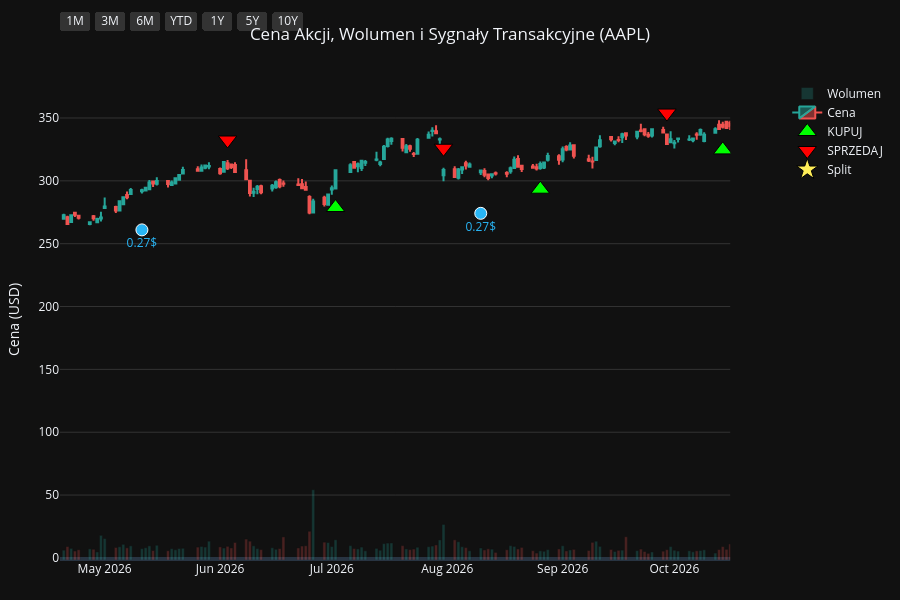
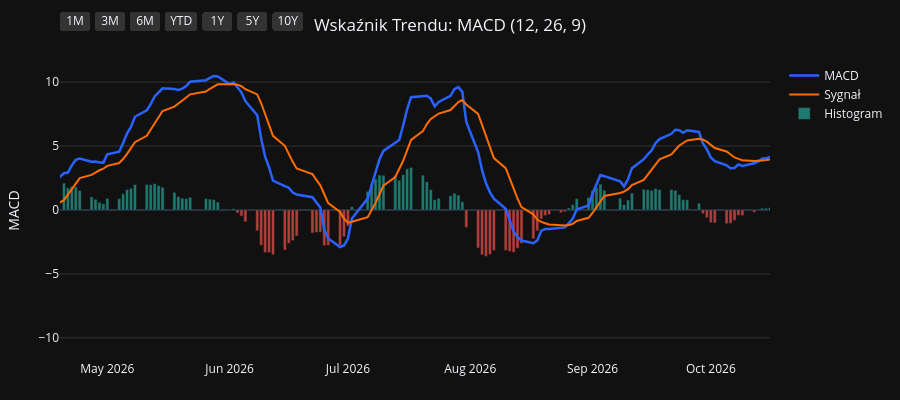
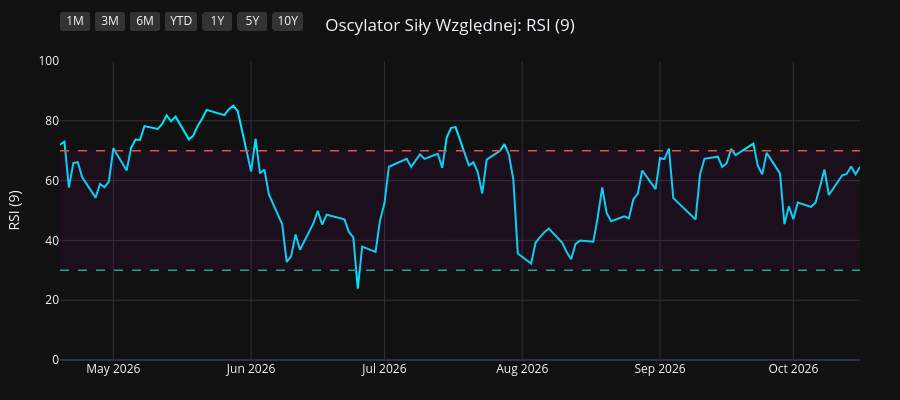
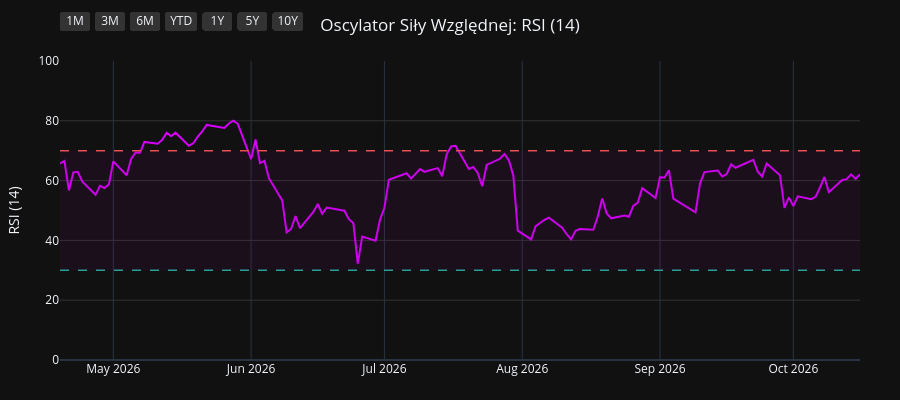

The cell these charts' notebook holds for them, in order:
### Code cell
import os
import yfinance as yf
import pandas as pd
import pandas_ta as ta
import plotly.graph_objects as go
from plotly.subplots import make_subplots

# 1. Pobranie i przygotowanie danych
symbol = os.environ.get("STOCK_TICKER", "").strip().upper()
if not symbol:
    raise RuntimeError("Set STOCK_TICKER before running price_extractor.ipynb")
df = yf.Ticker(symbol).history(period="10y")
df.index = df.index.tz_localize(None)

# Wskaźniki i sygnały
df.ta.macd(fast=12, slow=26, signal=9, append=True)
df.ta.rsi(length=9, append=True)
df.ta.rsi(length=14, append=True)
df.ta.rsi(length=21, append=True)
df.dropna(inplace=True)

macd = df['MACD_12_26_9']
signal = df['MACDs_12_26_9']
wczorajszy_macd = macd.shift(1)
wczorajszy_signal = signal.shift(1)

df['Decyzja'] = 'BRAK'
df.loc[(macd > signal) & (wczorajszy_macd <= wczorajszy_signal), 'Decyzja'] = 'KUPUJ'
df.loc[(macd < signal) & (wczorajszy_macd >= wczorajszy_signal), 'Decyzja'] = 'SPRZEDAJ'

df_kupuj = df[df['Decyzja'] == 'KUPUJ']
df_sprzedaj = df[df['Decyzja'] == 'SPRZEDAJ']
df_dywidendy = df[df['Dividends'] > 0]
df_splity = df[df['Stock Splits'] > 0]

# Wspólna konfiguracja osi X
konfiguracja_osi_x = dict(
    type="date",
    showspikes=True, spikemode="across", spikesnap="cursor", spikedash="dot", spikecolor="#ffffff", spikethickness=1, hoverformat="%Y-%m-%d",
    rangeselector=dict(
        buttons=list([
            dict(count=1, label="1M", step="month", stepmode="backward"),
            dict(count=3, label="3M", step="month", stepmode="backward"),
            dict(count=6, label="6M", step="month", stepmode="backward"),
            dict(count=1, label="YTD", step="year", stepmode="todate"),
            dict(count=1, label="1Y", step="year", stepmode="backward"),
            dict(count=5, label="5Y", step="year", stepmode="backward"),
            dict(step="all", label="10Y")
        ]),
        bgcolor="#333333", activecolor="#2962ff", x=0, y=1.1
    )
)

# ==========================================
# WYKRES 1: CENA + WOLUMEN + SYGNAŁY
# ==========================================
fig1 = make_subplots(specs=[[{"secondary_y": True}]])

kolory_wolumenu = ['#26a69a' if row['Close'] >= row['Open'] else '#ef5350' for index, row in df.iterrows()]
fig1.add_trace(go.Bar(x=df.index, y=df['Volume'], marker_color=kolory_wolumenu, opacity=0.25, name='Wolumen'), secondary_y=True)
fig1.add_trace(go.Candlestick(x=df.index, open=df['Open'], high=df['High'], low=df['Low'], close=df['Close'], name='Cena', increasing_line_color='#26a69a', decreasing_line_color='#ef5350'), secondary_y=False)
fig1.add_trace(go.Scatter(x=df_kupuj.index, y=df_kupuj['Low'] * 0.95, customdata=df_kupuj[['Low', 'High']], mode='markers', marker=dict(symbol='triangle-up', size=16, color='#00ff00', line=dict(width=1, color='black')), name='KUPUJ', hovertemplate='KUPUJ<br>Najniższa: %{customdata[0]:.2f}<br>Najwyższa: %{customdata[1]:.2f}<extra></extra>'), secondary_y=False)
fig1.add_trace(go.Scatter(x=df_sprzedaj.index, y=df_sprzedaj['High'] * 1.05, customdata=df_sprzedaj[['Low', 'High']], mode='markers', marker=dict(symbol='triangle-down', size=16, color='#ff0000', line=dict(width=1, color='black')), name='SPRZEDAJ', hovertemplate='SPRZEDAJ<br>Najniższa: %{customdata[0]:.2f}<br>Najwyższa: %{customdata[1]:.2f}<extra></extra>'), secondary_y=False)

if not df_dywidendy.empty:
    fig1.add_trace(go.Scatter(x=df_dywidendy.index, y=df_dywidendy['Low'] * 0.90, mode='markers+text', marker=dict(symbol='circle', size=12, color='#29b6f6', line=dict(width=1, color='white')), text=df_dywidendy['Dividends'].apply(lambda x: f"{x}$"), textposition="bottom center", name='Dywidenda', showlegend=False, hovertemplate='Dywidenda: %{text}<extra></extra>', textfont=dict(color="#29b6f6")), secondary_y=False)
if not df_splity.empty:
                    fig1.add_trace(go.Scatter(x=df_splity.index, y=df_splity['High'], mode='markers+text', marker=dict(symbol='star', size=16, color='#ffee58', line=dict(width=1, color='black')), text=df_splity['Stock Splits'].apply(lambda x: f"{x:g}:1" if x >= 1 else f"1:{1 / x:g}"), textposition="top center", name='Split', hovertemplate='%{text}<extra></extra>', textfont=dict(color="#ffee58")), secondary_y=False)

fig1.update_layout(title=dict(text=f"Cena Akcji, Wolumen i Sygnały Transakcyjne ({symbol})", x=0.5, xanchor='center'), dragmode='pan', xaxis_rangeslider_visible=False, template='plotly_dark', height=600, hovermode='x unified', margin=dict(l=60, r=40, t=60, b=40))
fig1.update_xaxes(**konfiguracja_osi_x)
fig1.update_xaxes(range=[df.index.max() - pd.Timedelta(days=180), df.index.max()])
fig1.update_yaxes(title_text="Cena (USD)", secondary_y=False, gridcolor='#333333')
fig1.update_yaxes(range=[0, df['Volume'].max() * 4], showgrid=False, showticklabels=False, secondary_y=True)
fig1.show(config={'scrollZoom': True})

# ==========================================
# WYKRES 2: WSKAŹNIK MACD
# ==========================================
fig2 = go.Figure()
fig2.add_trace(go.Scatter(x=df.index, y=df['MACD_12_26_9'], line=dict(color='#2962ff', width=2.5), name='MACD'))
fig2.add_trace(go.Scatter(x=df.index, y=df['MACDs_12_26_9'], line=dict(color='#ff6d00', width=2), name='Sygnał'))
kolory_macd = ['#26a69a' if val >= 0 else '#ef5350' for val in df['MACDh_12_26_9']]
fig2.add_trace(go.Bar(x=df.index, y=df['MACDh_12_26_9'], marker_color=kolory_macd, name='Histogram', opacity=0.7))
fig2.update_layout(title=dict(text="Wskaźnik Trendu: MACD (12, 26, 9)", x=0.5, xanchor='center'), dragmode='pan', xaxis_rangeslider_visible=False, template='plotly_dark', height=400, hovermode='x unified', margin=dict(l=60, r=40, t=60, b=40))
fig2.update_xaxes(**konfiguracja_osi_x)
fig2.update_xaxes(range=[df.index.max() - pd.Timedelta(days=180), df.index.max()])
fig2.update_yaxes(title_text="MACD", gridcolor='#333333')
fig2.show(config={'scrollZoom': True})

# ==========================================
# WYKRES 3: OSCYLATOR RSI (9)
# ==========================================
fig3 = go.Figure()
fig3.add_trace(go.Scatter(x=df.index, y=df['RSI_9'], line=dict(color='#00e5ff', width=2), name='RSI (9)'))
fig3.add_hline(y=70, line_dash="dash", line_color="#ef5350", line_width=1.5)
fig3.add_hline(y=30, line_dash="dash", line_color="#26a69a", line_width=1.5)
fig3.add_hrect(y0=30, y1=70, line_width=0, fillcolor="purple", opacity=0.1)
fig3.update_layout(title=dict(text="Oscylator Siły Względnej: RSI (9)", x=0.5, xanchor='center'), dragmode='pan', xaxis_rangeslider_visible=False, template='plotly_dark', height=400, hovermode='x unified', margin=dict(l=60, r=40, t=60, b=40))
fig3.update_xaxes(**konfiguracja_osi_x)
fig3.update_xaxes(range=[df.index.max() - pd.Timedelta(days=180), df.index.max()])
fig3.update_yaxes(title_text="RSI (9)", range=[0, 100], gridcolor='#333333')
fig3.show(config={'scrollZoom': True})

# ==========================================
# WYKRES 4: OSCYLATOR RSI (14)
# ==========================================
fig4 = go.Figure()
fig4.add_trace(go.Scatter(x=df.index, y=df['RSI_14'], line=dict(color='#d500f9', width=2), name='RSI (14)'))
fig4.add_hline(y=70, line_dash="dash", line_color="#ef5350", line_width=1.5)
fig4.add_hline(y=30, line_dash="dash", line_color="#26a69a", line_width=1.5)
fig4.add_hrect(y0=30, y1=70, line_width=0, fillcolor="purple", opacity=0.1)
fig4.update_layout(title=dict(text="Oscylator Siły Względnej: RSI (14)", x=0.5, xanchor='center'), dragmode='pan', xaxis_rangeslider_visible=False, template='plotly_dark', height=400, hovermode='x unified', margin=dict(l=60, r=40, t=60, b=40))
fig4.update_xaxes(**konfiguracja_osi_x)
fig4.update_xaxes(range=[df.index.max() - pd.Timedelta(days=180), df.index.max()])
fig4.update_yaxes(title_text="RSI (14)", range=[0, 100], gridcolor='#333333')
fig4.show(config={'scrollZoom': True})

# ==========================================
# WYKRES 5: OSCYLATOR RSI (21)
# ==========================================
fig5 = go.Figure()
fig5.add_trace(go.Scatter(x=df.index, y=df['RSI_21'], line=dict(color='#64dd17', width=2), name='RSI (21)'))
fig5.add_hline(y=70, line_dash="dash", line_color="#ef5350", line_width=1.5)
fig5.add_hline(y=30, line_dash="dash", line_color="#26a69a", line_width=1.5)
fig5.add_hrect(y0=30, y1=70, line_width=0, fillcolor="purple", opacity=0.1)
fig5.update_layout(title=dict(text="Oscylator Siły Względnej: RSI (21)", x=0.5, xanchor='center'), dragmode='pan', xaxis_rangeslider_visible=False, template='plotly_dark', height=400, hovermode='x unified', margin=dict(l=60, r=40, t=60, b=40))
fig5.update_xaxes(**konfiguracja_osi_x)
fig5.update_xaxes(range=[df.index.max() - pd.Timedelta(days=180), df.index.max()])
fig5.update_yaxes(title_text="RSI (21)", range=[0, 100], gridcolor='#333333')
fig5.show(config={'scrollZoom': True})

### Figure 1 — Plotly figure (JSON) as saved in the notebook; plotly's stock layout.template omitted (floating-point values rounded to 4 significant figures; data arrays with more than 128 entries replaced by an {"elided": "..."} marker saying what was removed)
{"data": [{"marker": {"color": {"elided": "2481 str values"}}, "name": "Wolumen", "opacity": 0.25, "type": "bar", "x": {"elided": "2481 str values"}, "xaxis": "x", "y": {"elided": "2481 int values"}, "yaxis": "y2"}, {"close": {"elided": "2481 float values"}, "decreasing": {"line": {"color": "#ef5350"}}, "high": {"elided": "2481 float values"}, "increasing": {"line": {"color": "#26a69a"}}, "low": {"elided": "2481 float values"}, "name": "Cena", "open": {"elided": "2481 float values"}, "type": "candlestick", "x": {"elided": "2481 str values"}, "xaxis": "x", "yaxis": "y"}, {"customdata": {"elided": "89x2 float values"}, "hovertemplate": "KUPUJ<br>Najniższa: %{customdata[0]:.2f}<br>Najwyższa: %{customdata[1]:.2f}<extra></extra>", "marker": {"color": "#00ff00", "line": {"color": "black", "width": 1}, "size": 16, "symbol": "triangle-up"}, "mode": "markers", "name": "KUPUJ", "type": "scatter", "x": ["2017-01-06T00:00:00", "2017-01-25T00:00:00", "2017-05-01T00:00:00", "2017-07-10T00:00:00", "2017-08-29T00:00:00", "2017-10-06T00:00:00", "2017-12-18T00:00:00", "2018-01-08T00:00:00", "2018-02-14T00:00:00", "2018-04-10T00:00:00", "2018-05-02T00:00:00", "2018-06-06T00:00:00", "2018-07-09T00:00:00", "2018-08-01T00:00:00", "2018-10-02T00:00:00", "2018-12-03T00:00:00", "2018-12-12T00:00:00", "2018-12-28T00:00:00", "2019-03-12T00:00:00", "2019-04-02T00:00:00", "2019-04-18T00:00:00", "2019-06-06T00:00:00", "2019-07-23T00:00:00", "2019-08-19T00:00:00", "2019-09-05T00:00:00", "2019-10-07T00:00:00", "2019-12-16T00:00:00", "2020-03-27T00:00:00", "2020-06-08T00:00:00", "2020-07-08T00:00:00", "2020-07-20T00:00:00", "2020-07-31T00:00:00", "2020-10-01T00:00:00", "2020-11-06T00:00:00", "2020-12-01T00:00:00", "2021-01-22T00:00:00", "2021-03-15T00:00:00", "2021-06-07T00:00:00", "2021-08-17T00:00:00", "2021-08-31T00:00:00", "2021-10-14T00:00:00", "2021-11-17T00:00:00", "2022-02-01T00:00:00", "2022-03-18T00:00:00", "2022-05-27T00:00:00", "2022-06-23T00:00:00", "2022-10-17T00:00:00", "2022-11-11T00:00:00", "2023-01-09T00:00:00", "2023-03-16T00:00:00", "2023-04-19T00:00:00", "2023-05-01T00:00:00", "2023-05-05T00:00:00", "2023-05-18T00:00:00", "2023-05-31T00:00:00", "2023-06-27T00:00:00", "2023-08-25T00:00:00", "2023-10-04T00:00:00", "2023-11-02T00:00:00", "2023-12-08T00:00:00", "2023-12-13T00:00:00", "2024-01-19T00:00:00", "2024-03-18T00:00:00", "2024-04-25T00:00:00", "2024-06-05T00:00:00", "2024-06-07T00:00:00", "2024-06-11T00:00:00", "2024-07-02T00:00:00", "2024-08-14T00:00:00", "2024-09-20T00:00:00", "2024-10-10T00:00:00", "2024-11-19T00:00:00", "2025-01-29T00:00:00", "2025-03-25T00:00:00", "2025-04-15T00:00:00", "2025-05-12T00:00:00", "2025-06-06T00:00:00", "2025-06-23T00:00:00", "2025-08-07T00:00:00", "2025-09-03T00:00:00", "2025-09-19T00:00:00", "2025-10-23T00:00:00", "2025-11-28T00:00:00", "2026-01-28T00:00:00", "2026-02-24T00:00:00", "2026-03-31T00:00:00", "2026-07-02T00:00:00", "2026-08-26T00:00:00", "2026-10-14T00:00:00"], "xaxis": "x", "y": [25.43, 26.27, 31.79, 31.57, 35.37, 34.17, 38.8, 38.59, 36.29, 38.21, 38.72, 42.92, 42.34, 44.13, 50.86, 40.81, 38.06, 34.81, 40.57, 43.21, 45.81, 41.36, 47.06, 47.87, 48.21, 51.47, 63.32, 56.61, 75.2, 86.47, 88.28, 92.66, 106.6, 107.1, 110.7, 124.5, 111.2, 115.5, 138.1, 140.2, 131.1, 140.1, 159.9, 148.4, 135.2, 126.2, 130.7, 134.7, 121.2, 141.7, 154.7, 157.6, 159.6, 161.5, 165.5, 173.8, 164.8, 160.3, 164.5, 181.8, 182.9, 177.2, 163.1, 158.0, 183.4, 182.7, 182.2, 202.4, 207.0, 214.4, 214.0, 213.8, 220.7, 207.8, 188.6, 195.5, 191.0, 188.1, 204.8, 221.8, 227.4, 244.2, 261.5, 241.1, 253.9, 234.3, 278.8, 293.4, 324.6], "yaxis": "y"}, {"customdata": {"elided": "89x2 float values"}, "hovertemplate": "SPRZEDAJ<br>Najniższa: %{customdata[0]:.2f}<br>Najwyższa: %{customdata[1]:.2f}<extra></extra>", "marker": {"color": "#ff0000", "line": {"color": "black", "width": 1}, "size": 16, "symbol": "triangle-down"}, "mode": "markers", "name": "SPRZEDAJ", "type": "scatter", "x": ["2017-01-04T00:00:00", "2017-01-24T00:00:00", "2017-02-27T00:00:00", "2017-05-22T00:00:00", "2017-08-21T00:00:00", "2017-09-06T00:00:00", "2017-11-16T00:00:00", "2017-12-26T00:00:00", "2018-01-24T00:00:00", "2018-03-19T00:00:00", "2018-04-20T00:00:00", "2018-05-25T00:00:00", "2018-06-08T00:00:00", "2018-07-30T00:00:00", "2018-09-07T00:00:00", "2018-10-08T00:00:00", "2018-12-10T00:00:00", "2018-12-20T00:00:00", "2019-03-06T00:00:00", "2019-03-28T00:00:00", "2019-04-15T00:00:00", "2019-04-26T00:00:00", "2019-07-17T00:00:00", "2019-08-02T00:00:00", "2019-08-27T00:00:00", "2019-09-24T00:00:00", "2019-11-20T00:00:00", "2020-01-24T00:00:00", "2020-05-27T00:00:00", "2020-06-29T00:00:00", "2020-07-17T00:00:00", "2020-07-21T00:00:00", "2020-09-03T00:00:00", "2020-10-21T00:00:00", "2020-11-23T00:00:00", "2021-01-05T00:00:00", "2021-02-01T00:00:00", "2021-04-29T00:00:00", "2021-07-21T00:00:00", "2021-08-18T00:00:00", "2021-09-10T00:00:00", "2021-11-10T00:00:00", "2021-12-17T00:00:00", "2022-02-17T00:00:00", "2022-04-08T00:00:00", "2022-06-13T00:00:00", "2022-08-22T00:00:00", "2022-11-04T00:00:00", "2022-11-29T00:00:00", "2023-02-21T00:00:00", "2023-04-11T00:00:00", "2023-04-20T00:00:00", "2023-05-02T00:00:00", "2023-05-16T00:00:00", "2023-05-22T00:00:00", "2023-06-26T00:00:00", "2023-07-10T00:00:00", "2023-09-11T00:00:00", "2023-10-20T00:00:00", "2023-11-30T00:00:00", "2023-12-11T00:00:00", "2023-12-19T00:00:00", "2024-01-31T00:00:00", "2024-04-19T00:00:00", "2024-05-29T00:00:00", "2024-06-06T00:00:00", "2024-06-10T00:00:00", "2024-06-25T00:00:00", "2024-07-18T00:00:00", "2024-09-04T00:00:00", "2024-10-07T00:00:00", "2024-10-25T00:00:00", "2024-12-30T00:00:00", "2025-03-03T00:00:00", "2025-04-03T00:00:00", "2025-05-08T00:00:00", "2025-05-22T00:00:00", "2025-06-11T00:00:00", "2025-07-29T00:00:00", "2025-08-25T00:00:00", "2025-09-10T00:00:00", "2025-10-07T00:00:00", "2025-11-07T00:00:00", "2025-12-08T00:00:00", "2026-02-13T00:00:00", "2026-03-02T00:00:00", "2026-06-03T00:00:00", "2026-07-31T00:00:00", "2026-09-29T00:00:00"], "xaxis": "x", "y": [28.12, 28.99, 33.32, 37.62, 38.58, 39.83, 42.15, 42.05, 43.48, 43.7, 42.16, 46.88, 47.46, 47.51, 55.9, 55.76, 42.34, 40.35, 43.87, 47.39, 49.96, 51.25, 51.47, 51.8, 52.53, 56.05, 67.23, 81.69, 80.93, 91.97, 98.68, 100.8, 131.1, 120.8, 119.9, 134.3, 138.0, 139.9, 149.4, 154.4, 159.2, 154.0, 177.9, 176.5, 176.4, 139.0, 174.9, 147.2, 149.4, 156.3, 167.7, 173.4, 176.0, 179.1, 180.8, 194.6, 196.6, 186.8, 181.7, 197.4, 200.7, 204.3, 194.1, 172.8, 200.0, 204.4, 205.2, 219.9, 239.7, 230.9, 235.0, 242.8, 264.3, 254.7, 216.5, 208.8, 211.9, 213.7, 224.5, 239.9, 243.1, 269.3, 284.9, 292.9, 274.9, 279.4, 332.5, 325.9, 353.9], "yaxis": "y"}, {"hovertemplate": "Dywidenda: %{text}<extra></extra>", "marker": {"color": "#29b6f6", "line": {"color": "white", "width": 1}, "size": 12, "symbol": "circle"}, "mode": "markers+text", "name": "Dywidenda", "showlegend": false, "text": ["0.1425$", "0.1575$", "0.1575$", "0.1575$", "0.1575$", "0.1825$", "0.1825$", "0.1825$", "0.1825$", "0.1925$", "0.1925$", "0.1925$", "0.1925$", "0.205$", "0.205$", "0.205$", "0.205$", "0.22$", "0.22$", "0.22$", "0.22$", "0.23$", "0.23$", "0.23$", "0.23$", "0.24$", "0.24$", "0.24$", "0.24$", "0.25$", "0.25$", "0.25$", "0.25$", "0.26$", "0.26$", "0.26$", "0.26$", "0.27$", "0.27$"], "textfont": {"color": "#29b6f6"}, "textposition": "bottom center", "type": "scatter", "x": ["2017-02-09T00:00:00", "2017-05-11T00:00:00", "2017-08-10T00:00:00", "2017-11-10T00:00:00", "2018-02-09T00:00:00", "2018-05-11T00:00:00", "2018-08-10T00:00:00", "2018-11-08T00:00:00", "2019-02-08T00:00:00", "2019-05-10T00:00:00", "2019-08-09T00:00:00", "2019-11-07T00:00:00", "2020-02-07T00:00:00", "2020-05-08T00:00:00", "2020-08-07T00:00:00", "2020-11-06T00:00:00", "2021-02-05T00:00:00", "2021-05-07T00:00:00", "2021-08-06T00:00:00", "2021-11-05T00:00:00", "2022-02-04T00:00:00", "2022-05-06T00:00:00", "2022-08-05T00:00:00", "2022-11-04T00:00:00", "2023-02-10T00:00:00", "2023-05-12T00:00:00", "2023-08-11T00:00:00", "2023-11-10T00:00:00", "2024-02-09T00:00:00", "2024-05-10T00:00:00", "2024-08-12T00:00:00", "2024-11-08T00:00:00", "2025-02-10T00:00:00", "2025-05-12T00:00:00", "2025-08-11T00:00:00", "2025-11-10T00:00:00", "2026-02-09T00:00:00", "2026-05-11T00:00:00", "2026-08-10T00:00:00"], "xaxis": "x", "y": [27.24, 31.78, 32.39, 36.63, 31.71, 39.72, 43.94, 44.11, 36.09, 41.46, 43.03, 55.9, 69.03, 66.23, 96.2, 101.5, 118.9, 113.5, 127.8, 131.9, 150.2, 135.9, 143.9, 118.8, 132.1, 151.6, 156.8, 163.2, 167.4, 162.4, 192.4, 202.3, 203.2, 185.2, 201.5, 240.1, 244.1, 261.0, 274.1], "yaxis": "y"}, {"hovertemplate": "%{text}<extra></extra>", "marker": {"color": "#ffee58", "line": {"color": "black", "width": 1}, "size": 16, "symbol": "star"}, "mode": "markers+text", "name": "Split", "text": ["4:1"], "textfont": {"color": "#ffee58"}, "textposition": "top center", "type": "scatter", "x": ["2020-08-31T00:00:00"], "xaxis": "x", "y": [127.0], "yaxis": "y"}], "layout": {"dragmode": "pan", "height": 600, "hovermode": "x unified", "margin": {"b": 40, "l": 60, "r": 40, "t": 60}, "title": {"text": "Cena Akcji, Wolumen i Sygnały Transakcyjne (AAPL)", "x": 0.5, "xanchor": "center"}, "xaxis": {"anchor": "y", "domain": [0.0, 0.94], "hoverformat": "%Y-%m-%d", "range": ["2026-04-19T00:00:00", "2026-10-16T00:00:00"], "rangeselector": {"activecolor": "#2962ff", "bgcolor": "#333333", "buttons": [{"count": 1, "label": "1M", "step": "month", "stepmode": "backward"}, {"count": 3, "label": "3M", "step": "month", "stepmode": "backward"}, {"count": 6, "label": "6M", "step": "month", "stepmode": "backward"}, {"count": 1, "label": "YTD", "step": "year", "stepmode": "todate"}, {"count": 1, "label": "1Y", "step": "year", "stepmode": "backward"}, {"count": 5, "label": "5Y", "step": "year", "stepmode": "backward"}, {"label": "10Y", "step": "all"}], "x": 0, "y": 1.1}, "rangeslider": {"visible": false}, "showspikes": true, "spikecolor": "#ffffff", "spikedash": "dot", "spikemode": "across", "spikesnap": "cursor", "spikethickness": 1, "type": "date"}, "yaxis": {"anchor": "x", "domain": [0.0, 1.0], "gridcolor": "#333333", "title": {"text": "Cena (USD)"}}, "yaxis2": {"anchor": "x", "overlaying": "y", "range": [0, 1791760000], "showgrid": false, "showticklabels": false, "side": "right"}}}

### Figure 2 — Plotly figure (JSON) as saved in the notebook; plotly's stock layout.template omitted (floating-point values rounded to 4 significant figures; data arrays with more than 128 entries replaced by an {"elided": "..."} marker saying what was removed)
{"data": [{"line": {"color": "#2962ff", "width": 2.5}, "name": "MACD", "type": "scatter", "x": {"elided": "2481 str values"}, "y": {"elided": "2481 float values"}}, {"line": {"color": "#ff6d00", "width": 2}, "name": "Sygnał", "type": "scatter", "x": {"elided": "2481 str values"}, "y": {"elided": "2481 float values"}}, {"marker": {"color": {"elided": "2481 str values"}}, "name": "Histogram", "opacity": 0.7, "type": "bar", "x": {"elided": "2481 str values"}, "y": {"elided": "2481 float values"}}], "layout": {"dragmode": "pan", "height": 400, "hovermode": "x unified", "margin": {"b": 40, "l": 60, "r": 40, "t": 60}, "title": {"text": "Wskaźnik Trendu: MACD (12, 26, 9)", "x": 0.5, "xanchor": "center"}, "xaxis": {"hoverformat": "%Y-%m-%d", "range": ["2026-04-19T00:00:00", "2026-10-16T00:00:00"], "rangeselector": {"activecolor": "#2962ff", "bgcolor": "#333333", "buttons": [{"count": 1, "label": "1M", "step": "month", "stepmode": "backward"}, {"count": 3, "label": "3M", "step": "month", "stepmode": "backward"}, {"count": 6, "label": "6M", "step": "month", "stepmode": "backward"}, {"count": 1, "label": "YTD", "step": "year", "stepmode": "todate"}, {"count": 1, "label": "1Y", "step": "year", "stepmode": "backward"}, {"count": 5, "label": "5Y", "step": "year", "stepmode": "backward"}, {"label": "10Y", "step": "all"}], "x": 0, "y": 1.1}, "rangeslider": {"visible": false}, "showspikes": true, "spikecolor": "#ffffff", "spikedash": "dot", "spikemode": "across", "spikesnap": "cursor", "spikethickness": 1, "type": "date"}, "yaxis": {"gridcolor": "#333333", "title": {"text": "MACD"}}}}

### Figure 3 — Plotly figure (JSON) as saved in the notebook; plotly's stock layout.template omitted (floating-point values rounded to 4 significant figures; data arrays with more than 128 entries replaced by an {"elided": "..."} marker saying what was removed)
{"data": [{"line": {"color": "#00e5ff", "width": 2}, "name": "RSI (9)", "type": "scatter", "x": {"elided": "2481 str values"}, "y": {"elided": "2481 float values"}}], "layout": {"dragmode": "pan", "height": 400, "hovermode": "x unified", "margin": {"b": 40, "l": 60, "r": 40, "t": 60}, "shapes": [{"line": {"color": "#ef5350", "dash": "dash", "width": 1.5}, "type": "line", "x0": 0, "x1": 1, "xref": "x domain", "y0": 70, "y1": 70, "yref": "y"}, {"line": {"color": "#26a69a", "dash": "dash", "width": 1.5}, "type": "line", "x0": 0, "x1": 1, "xref": "x domain", "y0": 30, "y1": 30, "yref": "y"}, {"fillcolor": "purple", "line": {"width": 0}, "opacity": 0.1, "type": "rect", "x0": 0, "x1": 1, "xref": "x domain", "y0": 30, "y1": 70, "yref": "y"}], "title": {"text": "Oscylator Siły Względnej: RSI (9)", "x": 0.5, "xanchor": "center"}, "xaxis": {"hoverformat": "%Y-%m-%d", "range": ["2026-04-19T00:00:00", "2026-10-16T00:00:00"], "rangeselector": {"activecolor": "#2962ff", "bgcolor": "#333333", "buttons": [{"count": 1, "label": "1M", "step": "month", "stepmode": "backward"}, {"count": 3, "label": "3M", "step": "month", "stepmode": "backward"}, {"count": 6, "label": "6M", "step": "month", "stepmode": "backward"}, {"count": 1, "label": "YTD", "step": "year", "stepmode": "todate"}, {"count": 1, "label": "1Y", "step": "year", "stepmode": "backward"}, {"count": 5, "label": "5Y", "step": "year", "stepmode": "backward"}, {"label": "10Y", "step": "all"}], "x": 0, "y": 1.1}, "rangeslider": {"visible": false}, "showspikes": true, "spikecolor": "#ffffff", "spikedash": "dot", "spikemode": "across", "spikesnap": "cursor", "spikethickness": 1, "type": "date"}, "yaxis": {"gridcolor": "#333333", "range": [0, 100], "title": {"text": "RSI (9)"}}}}

### Figure 4 — Plotly figure (JSON) as saved in the notebook; plotly's stock layout.template omitted (floating-point values rounded to 4 significant figures; data arrays with more than 128 entries replaced by an {"elided": "..."} marker saying what was removed)
{"data": [{"line": {"color": "#d500f9", "width": 2}, "name": "RSI (14)", "type": "scatter", "x": {"elided": "2481 str values"}, "y": {"elided": "2481 float values"}}], "layout": {"dragmode": "pan", "height": 400, "hovermode": "x unified", "margin": {"b": 40, "l": 60, "r": 40, "t": 60}, "shapes": [{"line": {"color": "#ef5350", "dash": "dash", "width": 1.5}, "type": "line", "x0": 0, "x1": 1, "xref": "x domain", "y0": 70, "y1": 70, "yref": "y"}, {"line": {"color": "#26a69a", "dash": "dash", "width": 1.5}, "type": "line", "x0": 0, "x1": 1, "xref": "x domain", "y0": 30, "y1": 30, "yref": "y"}, {"fillcolor": "purple", "line": {"width": 0}, "opacity": 0.1, "type": "rect", "x0": 0, "x1": 1, "xref": "x domain", "y0": 30, "y1": 70, "yref": "y"}], "title": {"text": "Oscylator Siły Względnej: RSI (14)", "x": 0.5, "xanchor": "center"}, "xaxis": {"hoverformat": "%Y-%m-%d", "range": ["2026-04-19T00:00:00", "2026-10-16T00:00:00"], "rangeselector": {"activecolor": "#2962ff", "bgcolor": "#333333", "buttons": [{"count": 1, "label": "1M", "step": "month", "stepmode": "backward"}, {"count": 3, "label": "3M", "step": "month", "stepmode": "backward"}, {"count": 6, "label": "6M", "step": "month", "stepmode": "backward"}, {"count": 1, "label": "YTD", "step": "year", "stepmode": "todate"}, {"count": 1, "label": "1Y", "step": "year", "stepmode": "backward"}, {"count": 5, "label": "5Y", "step": "year", "stepmode": "backward"}, {"label": "10Y", "step": "all"}], "x": 0, "y": 1.1}, "rangeslider": {"visible": false}, "showspikes": true, "spikecolor": "#ffffff", "spikedash": "dot", "spikemode": "across", "spikesnap": "cursor", "spikethickness": 1, "type": "date"}, "yaxis": {"gridcolor": "#333333", "range": [0, 100], "title": {"text": "RSI (14)"}}}}
